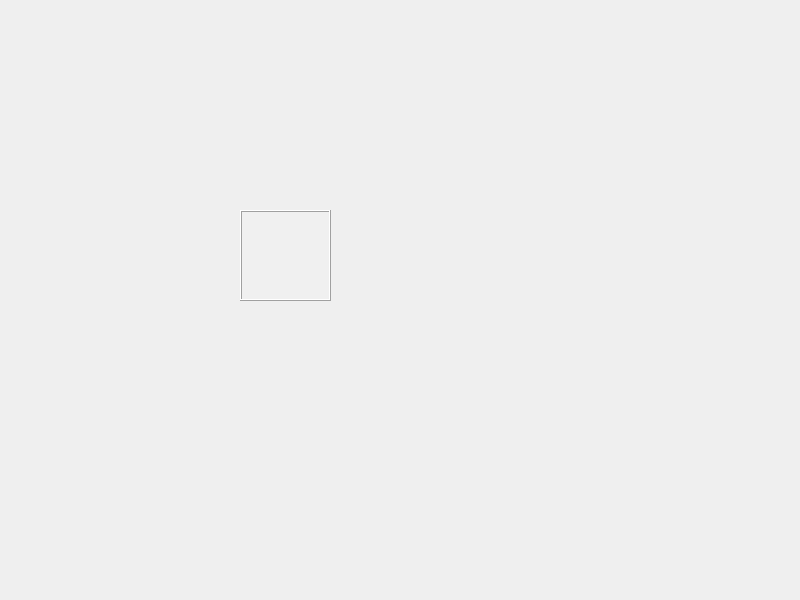
<?xml version="1.0" encoding="UTF-8"?>
<ui version="4.0">
 <class>Dialog</class>
 <widget class="QDialog" name="Dialog">
  <property name="geometry">
   <rect>
    <x>0</x>
    <y>0</y>
    <width>800</width>
    <height>600</height>
   </rect>
  </property>
  <property name="windowTitle">
   <string>鼠标事件测试</string>
  </property>
  <widget class="QLabel" name="label">
   <property name="geometry">
    <rect>
     <x>240</x>
     <y>210</y>
     <width>91</width>
     <height>91</height>
    </rect>
   </property>
   <property name="palette">
    <palette>
     <active>
      <colorrole role="WindowText">
       <brush brushstyle="SolidPattern">
        <color alpha="255">
         <red>0</red>
         <green>0</green>
         <blue>0</blue>
        </color>
       </brush>
      </colorrole>
      <colorrole role="Button">
       <brush brushstyle="SolidPattern">
        <color alpha="255">
         <red>255</red>
         <green>85</green>
         <blue>127</blue>
        </color>
       </brush>
      </colorrole>
      <colorrole role="Light">
       <brush brushstyle="SolidPattern">
        <color alpha="255">
         <red>255</red>
         <green>212</green>
         <blue>223</blue>
        </color>
       </brush>
      </colorrole>
      <colorrole role="Midlight">
       <brush brushstyle="SolidPattern">
        <color alpha="255">
         <red>255</red>
         <green>148</green>
         <blue>175</blue>
        </color>
       </brush>
      </colorrole>
      <colorrole role="Dark">
       <brush brushstyle="SolidPattern">
        <color alpha="255">
         <red>127</red>
         <green>42</green>
         <blue>63</blue>
        </color>
       </brush>
      </colorrole>
      <colorrole role="Mid">
       <brush brushstyle="SolidPattern">
        <color alpha="255">
         <red>170</red>
         <green>57</green>
         <blue>85</blue>
        </color>
       </brush>
      </colorrole>
      <colorrole role="Text">
       <brush brushstyle="SolidPattern">
        <color alpha="255">
         <red>0</red>
         <green>0</green>
         <blue>0</blue>
        </color>
       </brush>
      </colorrole>
      <colorrole role="BrightText">
       <brush brushstyle="SolidPattern">
        <color alpha="255">
         <red>255</red>
         <green>255</green>
         <blue>255</blue>
        </color>
       </brush>
      </colorrole>
      <colorrole role="ButtonText">
       <brush brushstyle="SolidPattern">
        <color alpha="255">
         <red>0</red>
         <green>0</green>
         <blue>0</blue>
        </color>
       </brush>
      </colorrole>
      <colorrole role="Base">
       <brush brushstyle="SolidPattern">
        <color alpha="255">
         <red>255</red>
         <green>255</green>
         <blue>255</blue>
        </color>
       </brush>
      </colorrole>
      <colorrole role="Window">
       <brush brushstyle="SolidPattern">
        <color alpha="255">
         <red>255</red>
         <green>85</green>
         <blue>127</blue>
        </color>
       </brush>
      </colorrole>
      <colorrole role="Shadow">
       <brush brushstyle="SolidPattern">
        <color alpha="255">
         <red>0</red>
         <green>0</green>
         <blue>0</blue>
        </color>
       </brush>
      </colorrole>
      <colorrole role="AlternateBase">
       <brush brushstyle="SolidPattern">
        <color alpha="255">
         <red>255</red>
         <green>170</green>
         <blue>191</blue>
        </color>
       </brush>
      </colorrole>
      <colorrole role="ToolTipBase">
       <brush brushstyle="SolidPattern">
        <color alpha="255">
         <red>255</red>
         <green>255</green>
         <blue>220</blue>
        </color>
       </brush>
      </colorrole>
      <colorrole role="ToolTipText">
       <brush brushstyle="SolidPattern">
        <color alpha="255">
         <red>0</red>
         <green>0</green>
         <blue>0</blue>
        </color>
       </brush>
      </colorrole>
      <colorrole role="PlaceholderText">
       <brush brushstyle="SolidPattern">
        <color alpha="127">
         <red>0</red>
         <green>0</green>
         <blue>0</blue>
        </color>
       </brush>
      </colorrole>
     </active>
     <inactive>
      <colorrole role="WindowText">
       <brush brushstyle="SolidPattern">
        <color alpha="255">
         <red>0</red>
         <green>0</green>
         <blue>0</blue>
        </color>
       </brush>
      </colorrole>
      <colorrole role="Button">
       <brush brushstyle="SolidPattern">
        <color alpha="255">
         <red>240</red>
         <green>240</green>
         <blue>240</blue>
        </color>
       </brush>
      </colorrole>
      <colorrole role="Light">
       <brush brushstyle="SolidPattern">
        <color alpha="255">
         <red>255</red>
         <green>255</green>
         <blue>255</blue>
        </color>
       </brush>
      </colorrole>
      <colorrole role="Midlight">
       <brush brushstyle="SolidPattern">
        <color alpha="255">
         <red>227</red>
         <green>227</green>
         <blue>227</blue>
        </color>
       </brush>
      </colorrole>
      <colorrole role="Dark">
       <brush brushstyle="SolidPattern">
        <color alpha="255">
         <red>160</red>
         <green>160</green>
         <blue>160</blue>
        </color>
       </brush>
      </colorrole>
      <colorrole role="Mid">
       <brush brushstyle="SolidPattern">
        <color alpha="255">
         <red>160</red>
         <green>160</green>
         <blue>160</blue>
        </color>
       </brush>
      </colorrole>
      <colorrole role="Text">
       <brush brushstyle="SolidPattern">
        <color alpha="255">
         <red>0</red>
         <green>0</green>
         <blue>0</blue>
        </color>
       </brush>
      </colorrole>
      <colorrole role="BrightText">
       <brush brushstyle="SolidPattern">
        <color alpha="255">
         <red>255</red>
         <green>255</green>
         <blue>255</blue>
        </color>
       </brush>
      </colorrole>
      <colorrole role="ButtonText">
       <brush brushstyle="SolidPattern">
        <color alpha="255">
         <red>0</red>
         <green>0</green>
         <blue>0</blue>
        </color>
       </brush>
      </colorrole>
      <colorrole role="Base">
       <brush brushstyle="SolidPattern">
        <color alpha="255">
         <red>255</red>
         <green>255</green>
         <blue>255</blue>
        </color>
       </brush>
      </colorrole>
      <colorrole role="Window">
       <brush brushstyle="SolidPattern">
        <color alpha="255">
         <red>240</red>
         <green>240</green>
         <blue>240</blue>
        </color>
       </brush>
      </colorrole>
      <colorrole role="Shadow">
       <brush brushstyle="SolidPattern">
        <color alpha="255">
         <red>105</red>
         <green>105</green>
         <blue>105</blue>
        </color>
       </brush>
      </colorrole>
      <colorrole role="AlternateBase">
       <brush brushstyle="SolidPattern">
        <color alpha="255">
         <red>245</red>
         <green>245</green>
         <blue>245</blue>
        </color>
       </brush>
      </colorrole>
      <colorrole role="ToolTipBase">
       <brush brushstyle="SolidPattern">
        <color alpha="255">
         <red>255</red>
         <green>255</green>
         <blue>220</blue>
        </color>
       </brush>
      </colorrole>
      <colorrole role="ToolTipText">
       <brush brushstyle="SolidPattern">
        <color alpha="255">
         <red>0</red>
         <green>0</green>
         <blue>0</blue>
        </color>
       </brush>
      </colorrole>
      <colorrole role="PlaceholderText">
       <brush brushstyle="SolidPattern">
        <color alpha="128">
         <red>0</red>
         <green>0</green>
         <blue>0</blue>
        </color>
       </brush>
      </colorrole>
     </inactive>
     <disabled>
      <colorrole role="WindowText">
       <brush brushstyle="SolidPattern">
        <color alpha="255">
         <red>127</red>
         <green>42</green>
         <blue>63</blue>
        </color>
       </brush>
      </colorrole>
      <colorrole role="Button">
       <brush brushstyle="SolidPattern">
        <color alpha="255">
         <red>255</red>
         <green>85</green>
         <blue>127</blue>
        </color>
       </brush>
      </colorrole>
      <colorrole role="Light">
       <brush brushstyle="SolidPattern">
        <color alpha="255">
         <red>255</red>
         <green>212</green>
         <blue>223</blue>
        </color>
       </brush>
      </colorrole>
      <colorrole role="Midlight">
       <brush brushstyle="SolidPattern">
        <color alpha="255">
         <red>255</red>
         <green>148</green>
         <blue>175</blue>
        </color>
       </brush>
      </colorrole>
      <colorrole role="Dark">
       <brush brushstyle="SolidPattern">
        <color alpha="255">
         <red>127</red>
         <green>42</green>
         <blue>63</blue>
        </color>
       </brush>
      </colorrole>
      <colorrole role="Mid">
       <brush brushstyle="SolidPattern">
        <color alpha="255">
         <red>170</red>
         <green>57</green>
         <blue>85</blue>
        </color>
       </brush>
      </colorrole>
      <colorrole role="Text">
       <brush brushstyle="SolidPattern">
        <color alpha="255">
         <red>127</red>
         <green>42</green>
         <blue>63</blue>
        </color>
       </brush>
      </colorrole>
      <colorrole role="BrightText">
       <brush brushstyle="SolidPattern">
        <color alpha="255">
         <red>255</red>
         <green>255</green>
         <blue>255</blue>
        </color>
       </brush>
      </colorrole>
      <colorrole role="ButtonText">
       <brush brushstyle="SolidPattern">
        <color alpha="255">
         <red>127</red>
         <green>42</green>
         <blue>63</blue>
        </color>
       </brush>
      </colorrole>
      <colorrole role="Base">
       <brush brushstyle="SolidPattern">
        <color alpha="255">
         <red>255</red>
         <green>85</green>
         <blue>127</blue>
        </color>
       </brush>
      </colorrole>
      <colorrole role="Window">
       <brush brushstyle="SolidPattern">
        <color alpha="255">
         <red>255</red>
         <green>85</green>
         <blue>127</blue>
        </color>
       </brush>
      </colorrole>
      <colorrole role="Shadow">
       <brush brushstyle="SolidPattern">
        <color alpha="255">
         <red>0</red>
         <green>0</green>
         <blue>0</blue>
        </color>
       </brush>
      </colorrole>
      <colorrole role="AlternateBase">
       <brush brushstyle="SolidPattern">
        <color alpha="255">
         <red>245</red>
         <green>245</green>
         <blue>245</blue>
        </color>
       </brush>
      </colorrole>
      <colorrole role="ToolTipBase">
       <brush brushstyle="SolidPattern">
        <color alpha="255">
         <red>255</red>
         <green>255</green>
         <blue>220</blue>
        </color>
       </brush>
      </colorrole>
      <colorrole role="ToolTipText">
       <brush brushstyle="SolidPattern">
        <color alpha="255">
         <red>0</red>
         <green>0</green>
         <blue>0</blue>
        </color>
       </brush>
      </colorrole>
      <colorrole role="PlaceholderText">
       <brush brushstyle="SolidPattern">
        <color alpha="128">
         <red>0</red>
         <green>0</green>
         <blue>0</blue>
        </color>
       </brush>
      </colorrole>
     </disabled>
    </palette>
   </property>
   <property name="autoFillBackground">
    <bool>true</bool>
   </property>
   <property name="frameShape">
    <enum>QFrame::Box</enum>
   </property>
   <property name="frameShadow">
    <enum>QFrame::Raised</enum>
   </property>
   <property name="text">
    <string/>
   </property>
  </widget>
 </widget>
 <resources/>
 <connections/>
</ui>
